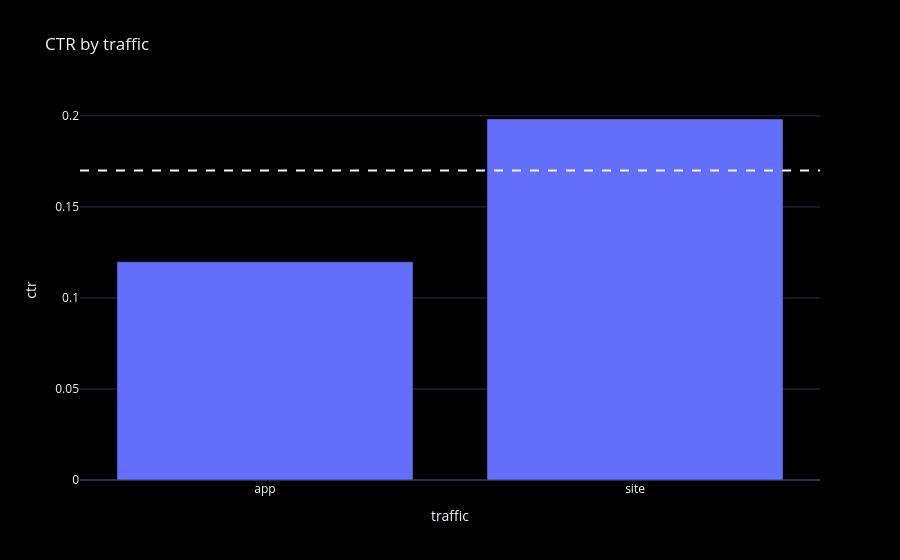

The notebook cell saved with this chart:
### Markdown cell above
### App vs website
### site_id 85f751fd is a placeholder that means the ad was shown inside an app.

### Code cell
df['traffic'] = (df['site_id'] == '85f751fd').map({True : 'app' , False : 'site'})
ctr('traffic')

### Figure 1 — Plotly figure (JSON) as saved in the notebook; plotly's stock layout.template omitted (floating-point values rounded to 4 significant figures)
{"data": [{"customdata": [[291700.0, 0.3608], [516900.0, 0.6392]], "hovertemplate": "traffic=%{x}<br>ctr=%{y}<br>impressions=%{customdata[0]}<br>share=%{customdata[1]}<extra></extra>", "legendgroup": "", "marker": {"color": "#636efa", "pattern": {"shape": ""}}, "name": "", "orientation": "v", "showlegend": false, "textposition": "auto", "type": "bar", "x": ["app", "site"], "xaxis": "x", "y": [0.1199, 0.1983], "yaxis": "y"}], "layout": {"barmode": "relative", "legend": {"tracegroupgap": 0}, "shapes": [{"line": {"dash": "dash"}, "type": "line", "x0": 0, "x1": 1, "xref": "x domain", "y0": 0.17, "y1": 0.17, "yref": "y"}], "title": {"text": "CTR by traffic"}, "xaxis": {"anchor": "y", "domain": [0.0, 1.0], "title": {"text": "traffic"}, "type": "category"}, "yaxis": {"anchor": "x", "domain": [0.0, 1.0], "title": {"text": "ctr"}}}}
